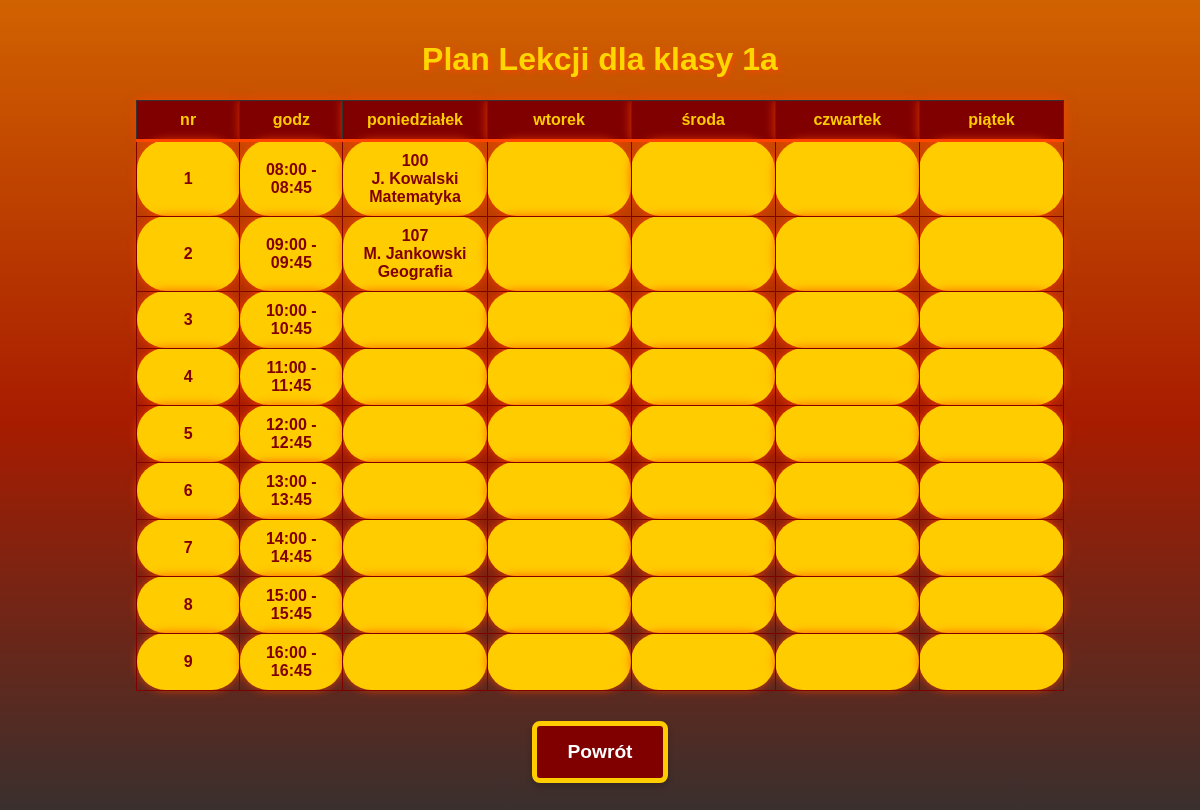
Page /PlanLekcji.php?klasa=1a on the committed database.
### tables this page shows
CREATE TABLE `plan_lekcji` (
  `Lekcja_id` int(11) NOT NULL,
  `Numer_Lekcji` int(2) NOT NULL,
  `Dzien` tinyint(1) NOT NULL,
  `Klasa_id` int(11) DEFAULT NULL,
  `Sala_id` int(11) DEFAULT NULL,
  `Nauczyciel_id` int(11) DEFAULT NULL
);

CREATE TABLE `sale` (
  `Sala_id` int(11) NOT NULL,
  `Numer_Sali` int(11) NOT NULL,
  `Komputerowa` tinyint(1) NOT NULL
);

CREATE TABLE `nauczyciele` (
  `Nauczyciel_id` int(11) NOT NULL,
  `Imie` char(50) NOT NULL,
  `Nazwisko` char(50) NOT NULL,
  `Profesja` char(20) DEFAULT NULL
);

### PlanLekcji.php (the view, shortened to what this page needs)
<?php
$db_server = "localhost";
$db_user = "root";
$db_pass = "";
$db_name = "dziennikdb";
$conn = mysqli_connect($db_server, $db_user, $db_pass, $db_name);
$klasa = isset($_GET['klasa']) ? $_GET['klasa'] : '';
$sql = "SELECT
            pl.Numer_Lekcji,
            pl.Dzien,
            s.Numer_Sali,
            CONCAT(SUBSTRING(n.Imie, 1, 1), '. ', n.Nazwisko) AS Nauczyciel,
            n.Profesja
        FROM
            plan_lekcji pl
        JOIN
            klasy k ON pl.Klasa_id = k.Klasa_id
        JOIN
            sale s ON pl.Sala_id = s.Sala_id
        JOIN
            nauczyciele n ON pl.Nauczyciel_id = n.Nauczyciel_id
        WHERE
            k.Klasa = '$klasa'
            AND pl.Dzien IN (1, 2, 3, 4, 5)
        ORDER BY
            pl.Dzien, pl.Numer_Lekcji";
$result = mysqli_query($conn, $sql);
$schedule = [
    1 => [],
    2 => [],
    3 => [],
    4 => [],
    5 => [],
];
if ($result && mysqli_num_rows($result) > 0) {
    while ($row = mysqli_fetch_assoc($result)) {
        $schedule[$row['Dzien']][$row['Numer_Lekcji']] = $row;
    }
}
?>
<!DOCTYPE html>
<html lang="pl">
<head>
    <link rel="stylesheet" href="styles.css">
</head>
<body class="page-plan">
    <h1>Plan Lekcji dla klasy <?php echo htmlspecialchars($klasa); ?></h1>
    <table>
        <tr>
            <th class="nr">nr</th>
            <th class="godz">godz</th>
            <th class="dzien">poniedziałek</th>
            <th class="dzien">wtorek</th>
            <th class="dzien">środa</th>
            <th class="dzien">czwartek</th>
            <th class="dzien">piątek</th>
        </tr>
        <?php
        $times = [
            "08:00 - 08:45", "09:00 - 09:45", "10:00 - 10:45",
            "11:00 - 11:45", "12:00 - 12:45", "13:00 - 13:45",
            "14:00 - 14:45", "15:00 - 15:45", "16:00 - 16:45"
        ];
        for ($i = 1; $i <= 9; $i++) {
            echo "<tr>";
            echo "<td class='nr'>$i</td>";
            echo "<td class='godz'>{$times[$i - 1]}</td>";
            for ($day = 1; $day <= 5; $day++) {
                if (isset($schedule[$day][$i])) {
                    $lesson = $schedule[$day][$i];
                    echo "<td class='dzien'>{$lesson['Numer_Sali']}<br>{$lesson['Nauczyciel']}<br>{$lesson['Profesja']}</td>";
                } else {
                    echo "<td class='dzien'></td>";
                }
            }
            echo "</tr>";
        }
        ?>
    </table>
    <div class="button-container">
        <a href="BazaDanych.php" class="button">Powrót</a>
    </div>
</body>
</html>

### styles.css (style rules this page uses)
th, td { font-weight: bold; background-color: #FFD700; color: #333; padding: 10px; text-align: center; border: 1px solid #333; box-shadow: 0px 0px 10px rgba(255, 69, 0, 0.8); }
th { background-color: #B22222; font-weight: bold; color: white; }
td.godz, td.nr { width: 80px; }
td.dzien { width: 120px; }
h1 { color: #FFD700; text-align: center; text-shadow: 2px 2px 5px rgba(255, 69, 0, 0.8); animation: titleShake 2s ease-in-out 2; }
.button-container { margin-top: 30px; text-align: center; width: 100%; }
.button { display: inline-block; padding: 15px 30px; font-size: 1.2em; color: white; background-color: #800000; border: solid; border-style: solid; border-width: 5px; border-radius: 8px; border-color: #ffcc00; cursor: pointer; text-decoration: none; text-align: center; transition: background-color 0.3s, transform 0.2s; box-shadow: 0px 4px 6px rgba(0, 0, 0, 0.2); }
body { font-weight: bold; font-family: Arial, sans-serif; margin: 0; padding: 20px; background: linear-gradient(180deg, #d16200, #a81c00, #313131); color: #fff; min-height: 100vh; }
table { width: 80%; border-collapse: collapse; margin: 20px auto; }
th { background-color: #800000; color: #ffcc00; padding: 10px; text-align: center; font-weight: bold; border-bottom: 3px solid #ff4500; }
td { background-color: #ffcc00; color: #800000; padding: 10px; text-align: center; font-weight: bold; border: 1px solid #800000; border-radius: 30px; }
a { text-decoration: none; color: #800000; }

### rows in the picture
plan_lekcji: Sala.Numer_Sali "100", Nauczyciel "J. Kowalski", Nauczyciel.Profesja "Matematyka"
plan_lekcji: Sala.Numer_Sali "107", Nauczyciel "M. Jankowski", Nauczyciel.Profesja "Geografia"

### other values in the picture
$klasa "1a"
$times[$i - 1] "08:00 - 08:45"
$times[$i - 1] "09:00 - 09:45"
$times[$i - 1] "10:00 - 10:45"
$times[$i - 1] "11:00 - 11:45"
$times[$i - 1] "12:00 - 12:45"
$times[$i - 1] "13:00 - 13:45"
$times[$i - 1] "14:00 - 14:45"
$times[$i - 1] "15:00 - 15:45"
$times[$i - 1] "16:00 - 16:45"
